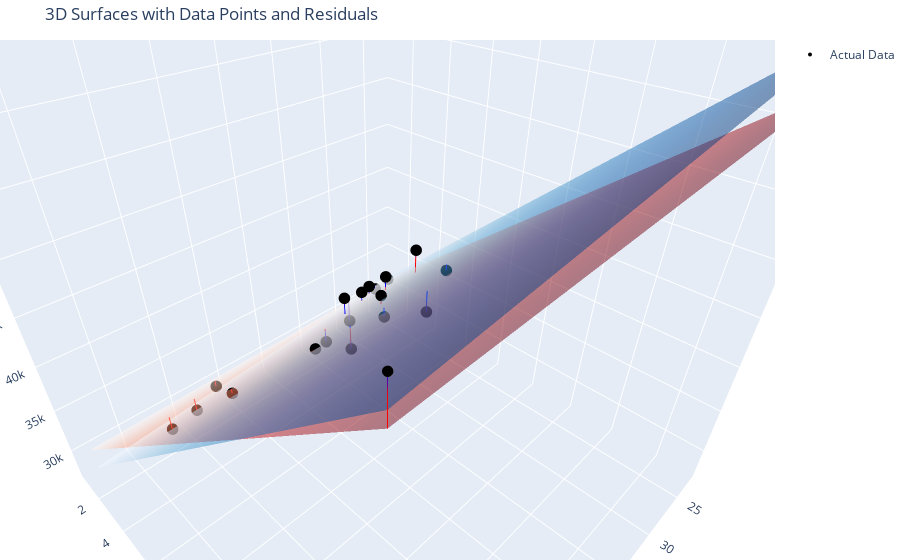

Notebook code cell kept with this figure:
### Code cell
# Reload the uploaded dataset
df = pd.read_csv("https://raw.githubusercontent.com/marsgr6/r-scripts/refs/heads/master/data/viz_data/multiple_linear_regression_dataset.csv")

# Extract features and target
X_raw = df[['age', 'experience']].values
y_raw = df[['income']].values

# Min-max scaling
scaler_X = MinMaxScaler()
scaler_y = MinMaxScaler()

X = scaler_X.fit_transform(X_raw)
y = scaler_y.fit_transform(y_raw)

# Initialize weights and bias for the neural network
np.random.seed(0)
w = np.random.randn(2, 1)
b = np.zeros((1,))

# Define activation and loss
def activation(z):
    return z

def mse(y_true, y_pred):
    return np.mean((y_true - y_pred) ** 2)

# Train neural network using gradient descent
lr = 0.1
n_epochs = 1000

for epoch in range(n_epochs):
    z = X @ w + b
    y_pred = activation(z)
    error = y_pred - y
    loss = mse(y, y_pred)

    dw = X.T @ error / len(X)
    db = np.mean(error)

    w -= lr * dw
    b -= lr * db

# Predict and inverse scale
y_pred_scaled = X @ w + b
y_pred_nn = scaler_y.inverse_transform(y_pred_scaled)

# Train scikit-learn linear regression model
lr_model = LinearRegression()
lr_model.fit(X_raw, y_raw)
y_pred_sklearn = lr_model.predict(X_raw)

# Prepare meshgrid for 3D surface plot
x1_range = np.linspace(X_raw[:, 0].min(), X_raw[:, 0].max(), 50)
x2_range = np.linspace(X_raw[:, 1].min(), X_raw[:, 1].max(), 50)
x1_grid, x2_grid = np.meshgrid(x1_range, x2_range)
x_grid_flat = np.column_stack([x1_grid.ravel(), x2_grid.ravel()])

# Predict using neural network on the grid
X_grid_scaled = scaler_X.transform(x_grid_flat)
y_pred_nn_grid_scaled = X_grid_scaled @ w + b
y_pred_nn_grid = scaler_y.inverse_transform(y_pred_nn_grid_scaled)
Z_nn = y_pred_nn_grid.reshape(x1_grid.shape)

# Predict using sklearn model on the grid
y_pred_lr_grid = lr_model.predict(x_grid_flat)
Z_lr = y_pred_lr_grid.reshape(x1_grid.shape)

# Plotting both surfaces
fig = plt.figure(figsize=(14, 6))

# Plot both 3D surfaces in a single plot for direct comparison
import plotly.graph_objects as go

# Predict income on raw data using both models
y_pred_nn_pts = scaler_y.inverse_transform((X @ w + b))
y_pred_lr_pts = lr_model.predict(X_raw)

# Create plotly figure
fig = go.Figure()

# Neural network surface
fig.add_trace(go.Surface(
    z=Z_nn, x=x1_grid, y=x2_grid,
    colorscale='Reds', opacity=0.5,
    name='Neural Network', showscale=False
))

# Linear regression surface
fig.add_trace(go.Surface(
    z=Z_lr, x=x1_grid, y=x2_grid,
    colorscale='Blues', opacity=0.5,
    name='Linear Regression', showscale=False
))

# Actual data points
fig.add_trace(go.Scatter3d(
    x=X_raw[:, 0], y=X_raw[:, 1], z=y_raw.flatten(),
    mode='markers',
    marker=dict(size=4, color='black'),
    name='Actual Data'
))

# Residual lines (Neural Network)
for i in range(len(X_raw)):
    fig.add_trace(go.Scatter3d(
        x=[X_raw[i, 0], X_raw[i, 0]],
        y=[X_raw[i, 1], X_raw[i, 1]],
        z=[y_raw[i, 0], y_pred_nn_pts[i, 0]],
        mode='lines',
        line=dict(color='red', width=2),
        showlegend=False
    ))

# Residual lines (Linear Regression)
for i in range(len(X_raw)):
    fig.add_trace(go.Scatter3d(
        x=[X_raw[i, 0], X_raw[i, 0]],
        y=[X_raw[i, 1], X_raw[i, 1]],
        z=[y_raw[i, 0], y_pred_lr_pts[i, 0]],
        mode='lines',
        line=dict(color='blue', width=2),
        showlegend=False
    ))

# Layout
fig.update_layout(
    title='3D Surfaces with Data Points and Residuals',
    scene=dict(
        xaxis_title='Age',
        yaxis_title='Experience',
        zaxis_title='Income'
    ),
    margin=dict(l=0, r=0, b=0, t=40)
)

fig.show()

### Figure 1 — Plotly figure (JSON) as saved in the notebook; plotly's stock layout.template omitted (floating-point values rounded to 4 significant figures; data arrays with more than 128 entries replaced by an {"elided": "..."} marker saying what was removed)
{"data": [{"colorscale": [[0, "rgb(255,245,240)"], [0.125, "rgb(254,224,210)"], [0.25, "rgb(252,187,161)"], [0.375, "rgb(252,146,114)"], [0.5, "rgb(251,106,74)"], [0.625, "rgb(239,59,44)"], [0.75, "rgb(203,24,29)"], [0.875, "rgb(165,15,21)"], [1, "rgb(103,0,13)"]], "name": "Neural Network", "opacity": 0.5, "showscale": false, "type": "surface", "x": {"elided": "50x50 float values"}, "y": {"elided": "50x50 float values"}, "z": {"elided": "50x50 float values"}}, {"colorscale": [[0, "rgb(247,251,255)"], [0.125, "rgb(222,235,247)"], [0.25, "rgb(198,219,239)"], [0.375, "rgb(158,202,225)"], [0.5, "rgb(107,174,214)"], [0.625, "rgb(66,146,198)"], [0.75, "rgb(33,113,181)"], [0.875, "rgb(8,81,156)"], [1, "rgb(8,48,107)"]], "name": "Linear Regression", "opacity": 0.5, "showscale": false, "type": "surface", "x": {"elided": "50x50 float values"}, "y": {"elided": "50x50 float values"}, "z": {"elided": "50x50 float values"}}, {"marker": {"color": "black", "size": 4}, "mode": "markers", "name": "Actual Data", "type": "scatter3d", "x": [25, 30, 47, 32, 43, 51, 28, 33, 37, 39, 29, 47, 54, 51, 44, 41, 58, 23, 44, 37], "y": [1, 3, 2, 5, 10, 7, 5, 4, 5, 8, 1, 9, 5, 4, 12, 6, 17, 1, 9, 10], "z": [30450, 35670, 31580, 40130, 47830, 41630, 41340, 37650, 40250, 45150, 27840, 46110, 36720, 34800, 51300, 38900, 63600, 30870, 44190, 48700]}, {"line": {"color": "red", "width": 2}, "mode": "lines", "showlegend": false, "type": "scatter3d", "x": [25, 25], "y": [1, 1], "z": [30450, 30820.0]}, {"line": {"color": "red", "width": 2}, "mode": "lines", "showlegend": false, "type": "scatter3d", "x": [30, 30], "y": [3, 3], "z": [35670, 34650.0]}, {"line": {"color": "red", "width": 2}, "mode": "lines", "showlegend": false, "type": "scatter3d", "x": [47, 47], "y": [2, 2], "z": [31580, 32290.0]}, {"line": {"color": "red", "width": 2}, "mode": "lines", "showlegend": false, "type": "scatter3d", "x": [32, 32], "y": [5, 5], "z": [40130, 38540.0]}, {"line": {"color": "red", "width": 2}, "mode": "lines", "showlegend": false, "type": "scatter3d", "x": [43, 43], "y": [10, 10], "z": [47830, 48140.0]}, {"line": {"color": "red", "width": 2}, "mode": "lines", "showlegend": false, "type": "scatter3d", "x": [51, 51], "y": [7, 7], "z": [41630, 42040.0]}, {"line": {"color": "red", "width": 2}, "mode": "lines", "showlegend": false, "type": "scatter3d", "x": [28, 28], "y": [5, 5], "z": [41340, 38630.0]}, {"line": {"color": "red", "width": 2}, "mode": "lines", "showlegend": false, "type": "scatter3d", "x": [33, 33], "y": [4, 4], "z": [37650, 36550.0]}, {"line": {"color": "red", "width": 2}, "mode": "lines", "showlegend": false, "type": "scatter3d", "x": [37, 37], "y": [5, 5], "z": [40250, 38430.0]}, {"line": {"color": "red", "width": 2}, "mode": "lines", "showlegend": false, "type": "scatter3d", "x": [39, 39], "y": [8, 8], "z": [45150, 44290.0]}, {"line": {"color": "red", "width": 2}, "mode": "lines", "showlegend": false, "type": "scatter3d", "x": [29, 29], "y": [1, 1], "z": [27840, 30730.0]}, {"line": {"color": "red", "width": 2}, "mode": "lines", "showlegend": false, "type": "scatter3d", "x": [47, 47], "y": [9, 9], "z": [46110, 46070.0]}, {"line": {"color": "red", "width": 2}, "mode": "lines", "showlegend": false, "type": "scatter3d", "x": [54, 54], "y": [5, 5], "z": [36720, 38030.0]}, {"line": {"color": "red", "width": 2}, "mode": "lines", "showlegend": false, "type": "scatter3d", "x": [51, 51], "y": [4, 4], "z": [34800, 36130.0]}, {"line": {"color": "red", "width": 2}, "mode": "lines", "showlegend": false, "type": "scatter3d", "x": [44, 44], "y": [12, 12], "z": [51300, 52050.0]}, {"line": {"color": "red", "width": 2}, "mode": "lines", "showlegend": false, "type": "scatter3d", "x": [41, 41], "y": [6, 6], "z": [38900, 40300.0]}, {"line": {"color": "red", "width": 2}, "mode": "lines", "showlegend": false, "type": "scatter3d", "x": [58, 58], "y": [17, 17], "z": [63600, 61580.0]}, {"line": {"color": "red", "width": 2}, "mode": "lines", "showlegend": false, "type": "scatter3d", "x": [23, 23], "y": [1, 1], "z": [30870, 30870.0]}, {"line": {"color": "red", "width": 2}, "mode": "lines", "showlegend": false, "type": "scatter3d", "x": [44, 44], "y": [9, 9], "z": [44190, 46140.0]}, {"line": {"color": "red", "width": 2}, "mode": "lines", "showlegend": false, "type": "scatter3d", "x": [37, 37], "y": [10, 10], "z": [48700, 48270.0]}, {"line": {"color": "blue", "width": 2}, "mode": "lines", "showlegend": false, "type": "scatter3d", "x": [25, 25], "y": [1, 1], "z": [30450, 30940.0]}, {"line": {"color": "blue", "width": 2}, "mode": "lines", "showlegend": false, "type": "scatter3d", "x": [30, 30], "y": [3, 3], "z": [35670, 34770.0]}, {"line": {"color": "blue", "width": 2}, "mode": "lines", "showlegend": false, "type": "scatter3d", "x": [47, 47], "y": [2, 2], "z": [31580, 30920.0]}, {"line": {"color": "blue", "width": 2}, "mode": "lines", "showlegend": false, "type": "scatter3d", "x": [32, 32], "y": [5, 5], "z": [40130, 38900.0]}, {"line": {"color": "blue", "width": 2}, "mode": "lines", "showlegend": false, "type": "scatter3d", "x": [43, 43], "y": [10, 10], "z": [47830, 48620.0]}, {"line": {"color": "blue", "width": 2}, "mode": "lines", "showlegend": false, "type": "scatter3d", "x": [51, 51], "y": [7, 7], "z": [41630, 41340.0]}, {"line": {"color": "blue", "width": 2}, "mode": "lines", "showlegend": false, "type": "scatter3d", "x": [28, 28], "y": [5, 5], "z": [41340, 39300.0]}, {"line": {"color": "blue", "width": 2}, "mode": "lines", "showlegend": false, "type": "scatter3d", "x": [33, 33], "y": [4, 4], "z": [37650, 36640.0]}, {"line": {"color": "blue", "width": 2}, "mode": "lines", "showlegend": false, "type": "scatter3d", "x": [37, 37], "y": [5, 5], "z": [40250, 38400.0]}, {"line": {"color": "blue", "width": 2}, "mode": "lines", "showlegend": false, "type": "scatter3d", "x": [39, 39], "y": [8, 8], "z": [45150, 44690.0]}, {"line": {"color": "blue", "width": 2}, "mode": "lines", "showlegend": false, "type": "scatter3d", "x": [29, 29], "y": [1, 1], "z": [27840, 30550.0]}, {"line": {"color": "blue", "width": 2}, "mode": "lines", "showlegend": false, "type": "scatter3d", "x": [47, 47], "y": [9, 9], "z": [46110, 46060.0]}, {"line": {"color": "blue", "width": 2}, "mode": "lines", "showlegend": false, "type": "scatter3d", "x": [54, 54], "y": [5, 5], "z": [36720, 36720.0]}, {"line": {"color": "blue", "width": 2}, "mode": "lines", "showlegend": false, "type": "scatter3d", "x": [51, 51], "y": [4, 4], "z": [34800, 34850.0]}, {"line": {"color": "blue", "width": 2}, "mode": "lines", "showlegend": false, "type": "scatter3d", "x": [44, 44], "y": [12, 12], "z": [51300, 52850.0]}, {"line": {"color": "blue", "width": 2}, "mode": "lines", "showlegend": false, "type": "scatter3d", "x": [41, 41], "y": [6, 6], "z": [38900, 40170.0]}, {"line": {"color": "blue", "width": 2}, "mode": "lines", "showlegend": false, "type": "scatter3d", "x": [58, 58], "y": [17, 17], "z": [63600, 62270.0]}, {"line": {"color": "blue", "width": 2}, "mode": "lines", "showlegend": false, "type": "scatter3d", "x": [23, 23], "y": [1, 1], "z": [30870, 31140.0]}, {"line": {"color": "blue", "width": 2}, "mode": "lines", "showlegend": false, "type": "scatter3d", "x": [44, 44], "y": [9, 9], "z": [44190, 46360.0]}, {"line": {"color": "blue", "width": 2}, "mode": "lines", "showlegend": false, "type": "scatter3d", "x": [37, 37], "y": [10, 10], "z": [48700, 49220.0]}], "layout": {"autosize": true, "margin": {"b": 0, "l": 0, "r": 0, "t": 40}, "scene": {"aspectmode": "auto", "aspectratio": {"x": 1, "y": 1, "z": 1}, "camera": {"center": {"x": 0, "y": 0, "z": 0}, "eye": {"x": 0.673, "y": 0.673, "z": 0.673}, "projection": {"type": "perspective"}, "up": {"x": 0, "y": 0, "z": 1}}, "xaxis": {"title": {"text": "Age"}, "type": "linear"}, "yaxis": {"title": {"text": "Experience"}, "type": "linear"}, "zaxis": {"title": {"text": "Income"}, "type": "linear"}}, "title": {"text": "3D Surfaces with Data Points and Residuals"}}}
